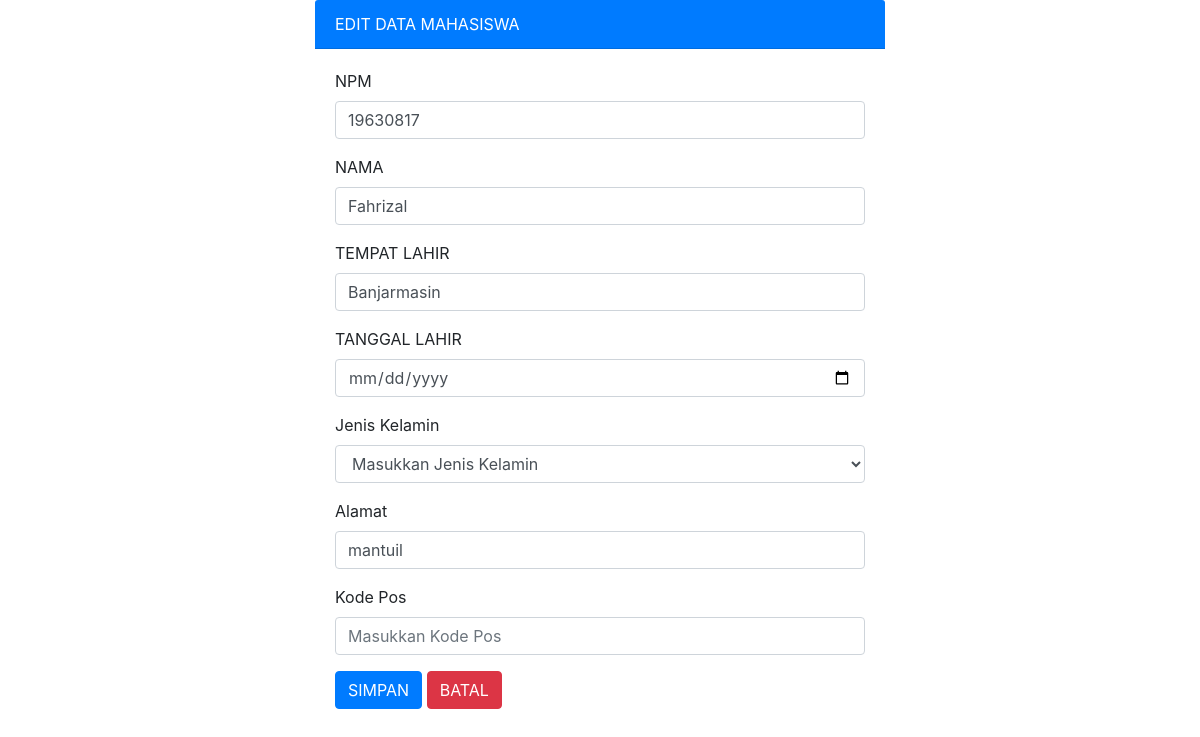
Page /db_mahasiswa/edit_mahasiswa.php?idsiswa=13 on the committed database.
### tables this page shows
CREATE TABLE `siswa` (
  `idsiswa` int(11) NOT NULL AUTO_INCREMENT,
  `npm` varchar(8) NOT NULL,
  `nama` varchar(100) NOT NULL,
  `tempat_lahir` varchar(50) NOT NULL,
  `tanggal_lahir` date NOT NULL,
  `jenis_kelamin` enum('L','P') DEFAULT NULL,
  `alamat` text DEFAULT NULL,
  `kode_post` varchar(5) DEFAULT NULL,
  PRIMARY KEY (`idsiswa`)
);

### db_mahasiswa/edit_mahasiswa.php (the view, shortened to what this page needs)
<?php
    include "koneksi.php";
    $id = $_GET['idsiswa'];
    $ambilData = mysqli_query($koneksi,"SELECT * FROM siswa WHERE idsiswa='$id'");
    $data=mysqli_fetch_array($ambilData);
?>
<!DOCTYPE html>
<html lang="en">
<head>
    <link rel="stylesheet" href="css/bootstrap.css">
</head>
<body>
    <div class="container col-md-6">
        <div class="card-header bg-primary text-white">
        EDIT DATA MAHASISWA
        </div>
        <div class="card-body">
            <form action="" method="POST" class="form-item">
                <div class="form-group">
                <label for="npm">NPM</label>
                <input type="text" name="npm" value="<?php echo $data['npm'] ?>" class="form-control col-md_9" placeholder="Masukkan NPM">
                </div>
                <div class="form-group">
                <label for="nama">NAMA</label>
                <input type="text" name="nama" value="<?php echo $data['nama'] ?>" class="form-control col-md_9" placeholder="Masukkan NAMA">
                </div>
                <div class="form-group">
                <label for="tempat_lahir">TEMPAT LAHIR</label>
                <input type="text" name="tempat_lahir" value="<?php echo $data['tempat_lahir'] ?>" class="form-control col-md_9" placeholder="Masukkan TEMPAT LAHIR">
                </div>
                <div class="form-group">
                <label for="tanggal_lahir">TANGGAL LAHIR</label>
                <input type="date" name="tanggal_lahir" value="<?php echo $data['tanggal_lahir'] ?>" class="form-control col-md_9" placeholder="Masukkan TANGGAL LAHIR">
                </div>
                <div class="form-group">
                <label for="jenis_kelamin">Jenis Kelamin</label>
                <select name="jenis_kelamin" value="<?php echo $data['jenis_kelamin'] ?>" class="form-control col-md_9" placeholder="Masukkan Jenis Kelamin">
                <option value="kosong" >Masukkan Jenis Kelamin</option>
                </select>
                </div>
                <div class="form-group">
                <label for="alamat">Alamat</label>
                <input type="text" name="alamat" value="<?php echo $data['alamat'] ?>" class="form-control col-md_9" placeholder="Masukkan Alamat">
                </div>
                <div class="form-group">
                <label for="kode_pos">Kode Pos</label>
                <input type="Number" name="kode_pos" value="<?php echo $data['kode_pos'] ?>" class="form-control col-md_9" placeholder="Masukkan Kode Pos">
                </div>
                    <button type="submit" class="btn btn-primary" name="simpan">SIMPAN</button>
                    <button type="reset" class="btn btn-danger">BATAL</button>
            </form>
        </div>
    </div>
</body>
</html>

### rows in the picture
siswa: npm "19630817", nama "Fahrizal", tempat_lahir "Banjarmasin", jenis_kelamin "Masukkan Jenis Kelamin", alamat "mantuil"
